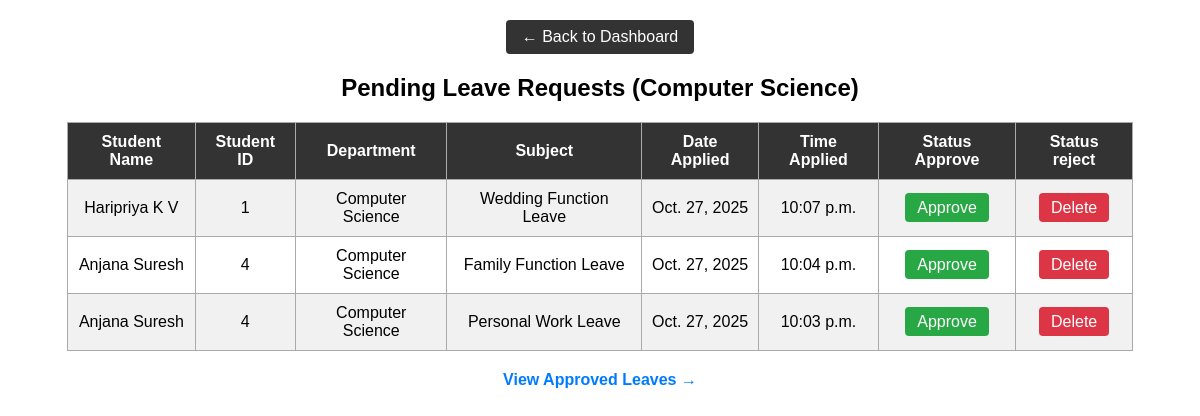
/leave_details/ (signed in), run on the app's committed database.
### lmsapp/models.py (models this page shows, shortened)
class teacher(models.Model):
    name = models.CharField(max_length=50)
    subject = models.CharField(max_length=50)
    department = models.CharField(max_length=50)
    email = models.CharField(max_length=50)
    phone= models.IntegerField()
    username = models.CharField(max_length=50)
    password = models.CharField(max_length=50)
    is_approved = models.BooleanField(default=False)

class leave(models.Model):
    student = models.ForeignKey(student, on_delete=models.CASCADE)
    subject = models.CharField(max_length=100)
    content = models.TextField()
    date_applied = models.DateField(auto_now_add=True)
    time_applied = models.TimeField(auto_now_add=True)
    status = models.CharField(max_length=20, default='Pending')

class student(models.Model):
    name = models.CharField(max_length=50)
    year = models.CharField(max_length=50)
    department = models.CharField(max_length=50)
    email = models.CharField(max_length=50)
    phone= models.IntegerField()
    username = models.CharField(max_length=50)
    password = models.CharField(max_length=50)

### lmsapp/views.py (the view)
# urls.py: path('leave_details/', views.leave_details, name='leave_details'),
def leave_details(request):
    teacher_id = request.session.get('id')
    if not teacher_id:
        return redirect('teacherlogin')
    teacher_obj = teacher.objects.get(id=teacher_id)
    leaves = leave.objects.filter(student__department=teacher_obj.department,status='Pending').order_by('-date_applied', '-time_applied')
    return render(request, 'leave_details.html', {'leaves': leaves, 'department': teacher_obj.department})

### templates/leave_details.html (shortened to what this page needs)
<!DOCTYPE html>
<html lang="en">
<head>
</head>
<body>
    <a href="{% url 'teacherdashboard' %}" class="back-btn">← Back to Dashboard</a>
    <h2>Pending Leave Requests ({{ department }})</h2>
    {% if leaves %}
    <table>
        <tr>
            <th>Student Name</th>
            <th>Student ID</th>
            <th>Department</th>
            <th>Subject</th>
            <th>Date Applied</th>
            <th>Time Applied</th>
            <th>Status Approve</th>
            <th>Status reject</th>
        </tr>
        {% for leave in leaves %}
        <tr>
            <td>{{ leave.student.name }}</td>
            <td>{{ leave.student.id }}</td>
            <td>{{ leave.student.department }}</td>
            <td>{{ leave.subject }}</td>
            <td>{{ leave.date_applied }}</td>
            <td>{{ leave.time_applied }}</td>
            <td>
                <a href="{% url 'approve_leave' leave.id %}" class="btn approve-btn">Approve</a>
            </td>
            <td>
                <a href="{% url 'delete_leave' leave.id %}" class="btn delete-btn">Delete</a>
            </td>
        </tr>
        {% endfor %}
    </table>
    {% else %}
    <p style="text-align:center;">No pending leave requests from your department.</p>
    {% endif %}
    <a href="{% url 'approved_leave' %}" class="approved-link">View Approved Leaves →</a>
</body>
</html>

### templates/leave_details.html (style rules this page uses)
body { font-family: Arial, sans-serif; }
h2 { text-align: center; margin-top: 20px; }
.back-btn { display: block; width: fit-content; margin: 20px auto; padding: 8px 16px; background-color: #333; color: white; text-decoration: none; border-radius: 4px; transition: 0.3s; }
table { width: 90%; margin: 20px auto; border-collapse: collapse; }
th, td { border: 1px solid #aaa; padding: 10px; text-align: center; }
th { background-color: #333; color: white; }
tr:nth-child(even) td { background-color: #f1f1f1; }
.btn { padding: 6px 12px; border: none; border-radius: 4px; color: white; cursor: pointer; text-decoration: none; }
.approve-btn { background-color: #28a745; }
.delete-btn { background-color: #dc3545; }
.approved-link { display: block; text-align: center; margin-top: 10px; text-decoration: none; color: #007bff; font-weight: bold; }

### data on the page
teacher: department "Computer Science"
leave: student.name "Haripriya K V", student.id "1", student.department "Computer Science", subject "Wedding Function Leave", date_applied "Oct. 27, 2025", time_applied "10:07 p.m."
leave: student.name "Anjana Suresh", student.id "4", student.department "Computer Science", subject "Family Function Leave", date_applied "Oct. 27, 2025", time_applied "10:04 p.m."
leave: student.name "Anjana Suresh", student.id "4", student.department "Computer Science", subject "Personal Work Leave", date_applied "Oct. 27, 2025", time_applied "10:03 p.m."
